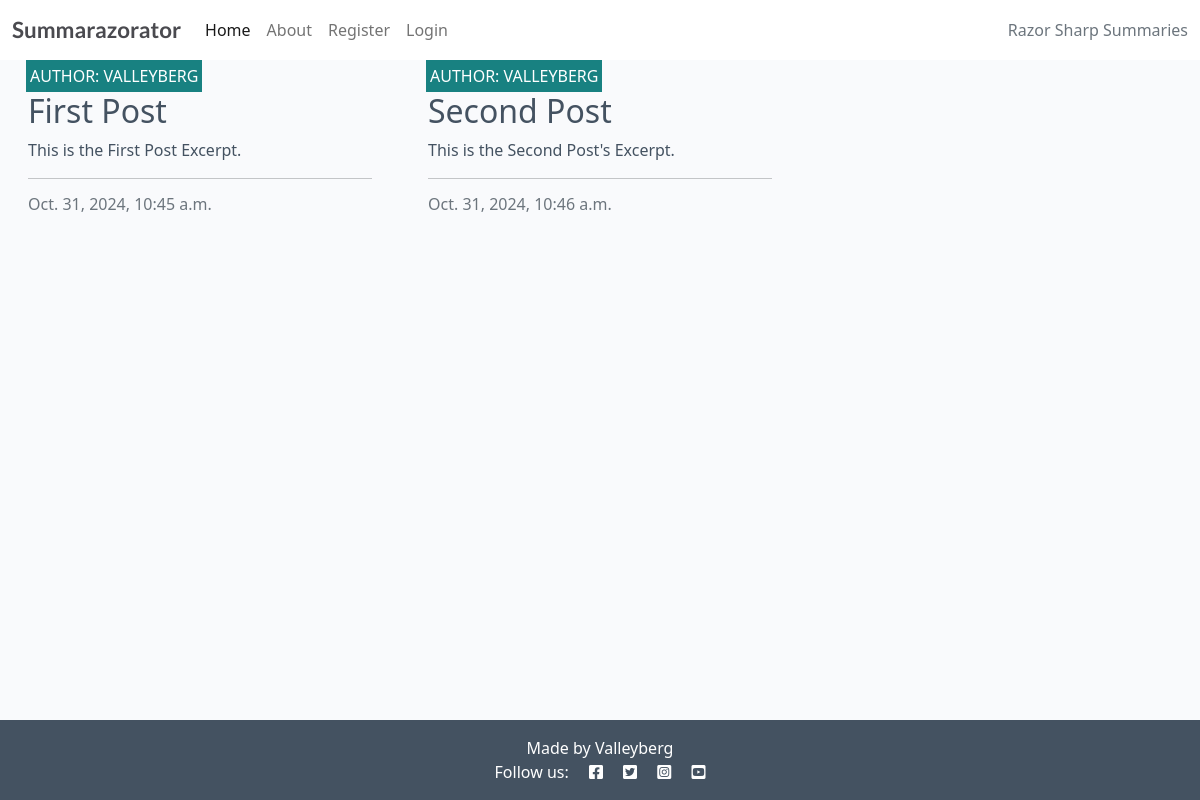
/, run on an earlier commit of the app's database.
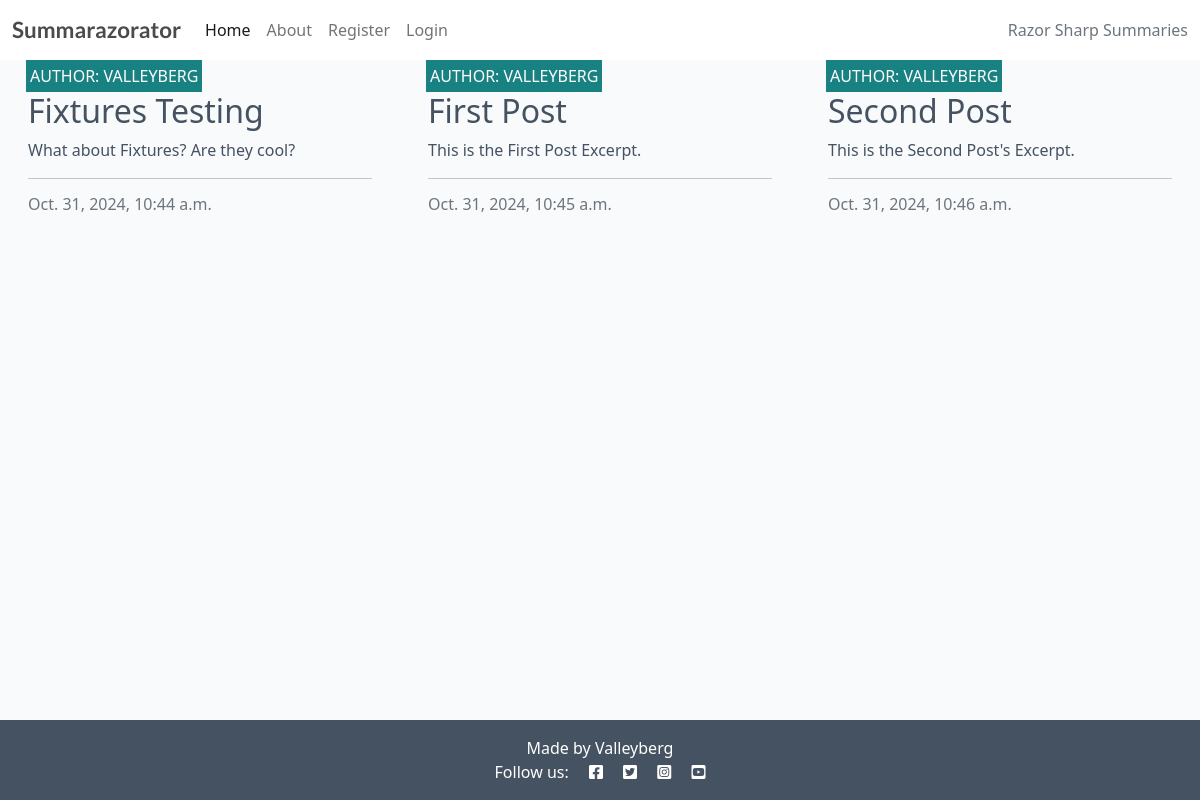
And on a later commit of the database.
### forum/models.py (models this page shows, shortened)
class Post(models.Model):
    title = models.CharField(max_length=200, unique=True)
    slug = models.SlugField(max_length=200, unique=True)
    author = models.ForeignKey(User, on_delete=models.CASCADE, related_name="forum_posts")
    content = models.TextField()
    created_on = models.DateTimeField(auto_now_add=True)
    updated_at = models.DateTimeField(auto_now=True)
    status = models.IntegerField(choices=STATUS, default=0)
    excerpt = models.TextField(blank=True)
    class Meta:
        ordering = ['created_on']

### forum/views.py (the view)
# urls.py: path('', views.PostList.as_view(), name='home'),
class PostList(generic.ListView):
    queryset = Post.objects.all()
    template_name = 'forum/index.html'
    paginate_by = 6

### forum/templates/forum/index.html (shortened to what this page needs)
{% extends "base.html" %}
{% block content %}
<div class="container-fluid">
    <div class="row">
        <div class="col-12 mt-3 left">
            <div class="row">
                {% for post in post_list %}
                <div class="col-md-4">
                    <div class="card mb-4">
                        <div class="card-body">
                            <div class="image-container">
                                <div class="image-flash">
                                    <p class="author">Author: {{ post.author }}</p>
                                </div>
                            </div>
                            <a href="{% url 'post_detail' post.slug %}" class="post-link">
                                <h2 class="card-title">{{ post.title }}</h2>
                                <p class="card-text">{{ post.excerpt }}</p>
                            </a>
                            <hr />
                            <p class="card-text text-muted h6">{{ post.created_on}}
                            </p>
                        </div>
                    </div>
                </div>
                {% if forloop.counter|divisibleby:3 %}
            </div>
            <div class="row">
                {% endif %}
                {% endfor %}
            </div>
        </div>
    </div>
</div>
{% endblock %}

What changed in the data, as far as the page shows it:
added Post: author "VALLEYBERG", title "Fixtures Testing", excerpt "What about Fixtures? Are they cool?", created_on "Oct. 31, 2024, 10:44 a.m."
